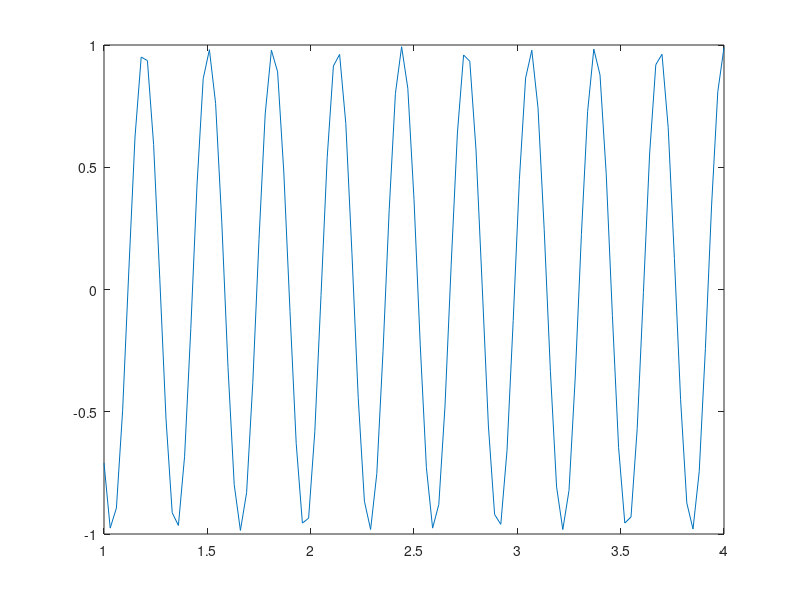

MATLAB code for this plot:
nx = 100;
nsf = 20;
n = nx;
o = zeros(1,n+1);
p = zeros(1,n)
dx = 0.03;
c = 340;
CFL=1; %Courant getal - Courant number

dt=CFL/(c*sqrt((1/dx^2)+(1/dx^2))); %tijdstap - time step

nt=400;
A=1; k=20;


for it=1:nt-1
   t = (it-1)*dt; tijdreeks(it)=t;
	disp([num2str(it) '/' num2str(nt)]);
  
    p(1,1:n) = p(1,1:n) - c^2*dt/dx*(o(1,2:n+1)-o(1,1:n));
    o(1,1) = A*sin(k*c*t);
    o(1,2:n) = o(1,2:n) - dt/dx*(p(1,2:n)-p(1,1:n-1));
    o(1,n+1) = 1/(1+c*dt/dx)*((1-c*dt/dx)*o(1,n+1)+2*dt/dx*p(1,n));
    plot(1:dx:1+n*dx,o)
   mov(it) = getframe;
end
    
    
    
    
    